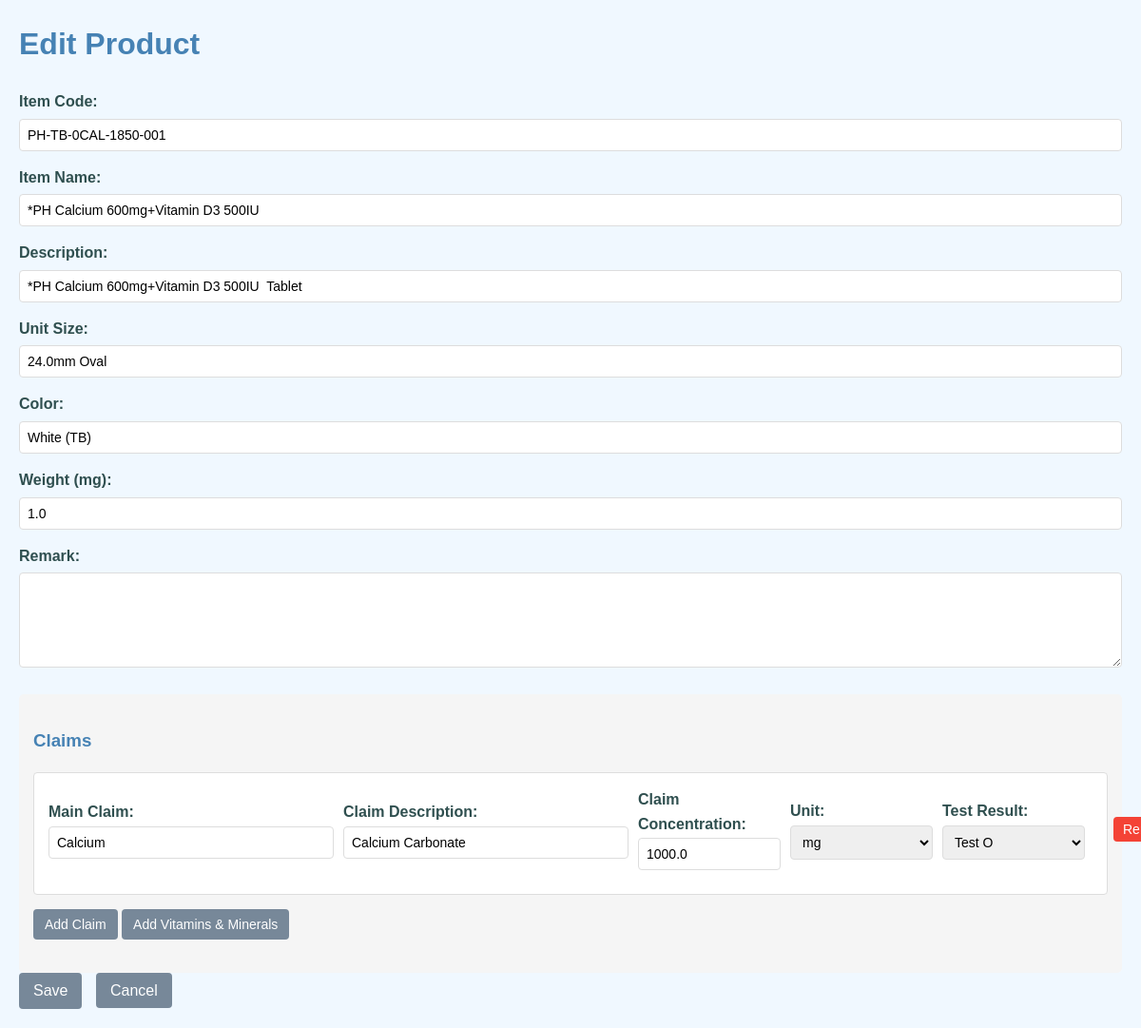
The app's page /edit/PH-TB-0CAL-1850-001 (signed in), older data.
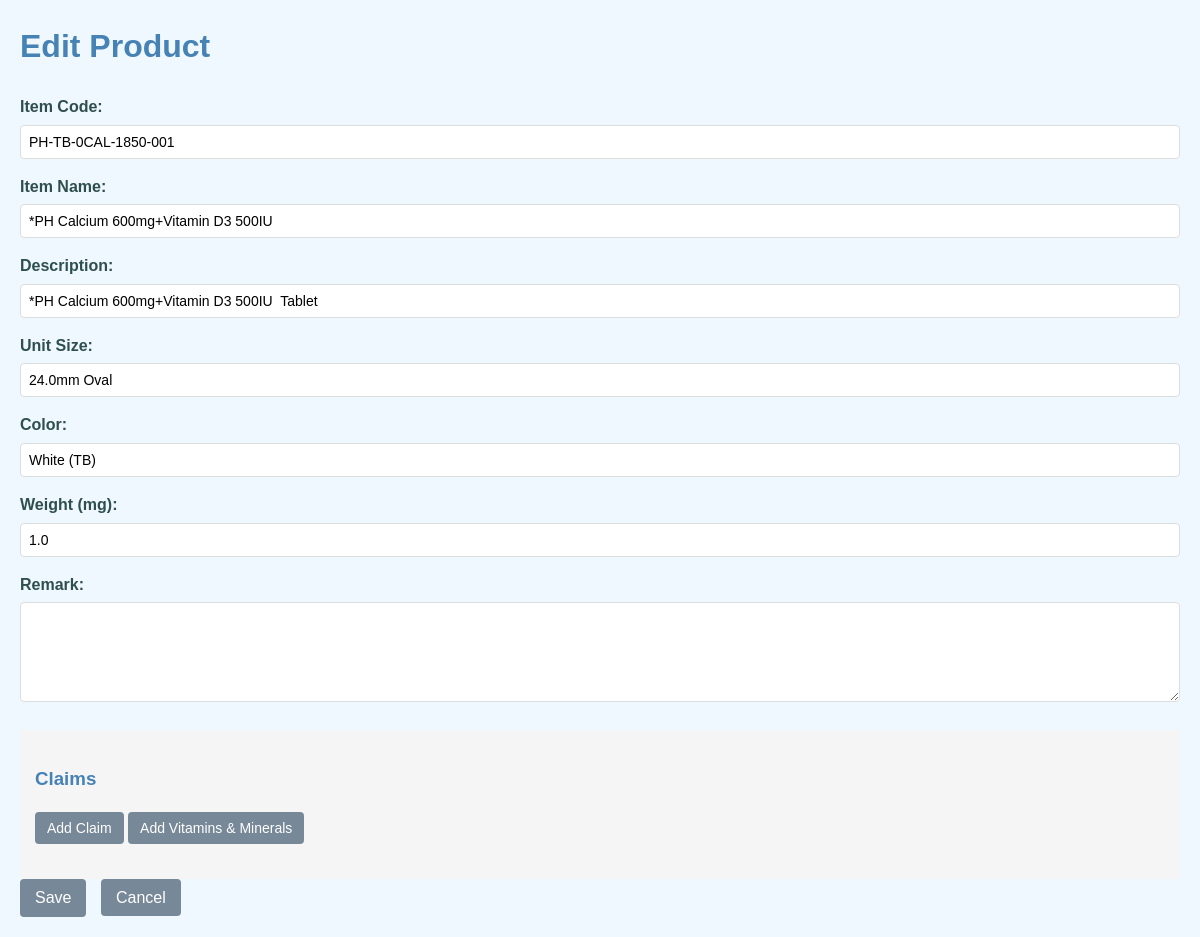
The same page, newer data.
### tables this page shows
CREATE TABLE claims (
            id INTEGER PRIMARY KEY AUTOINCREMENT,
            product_id INTEGER,
            claim_main TEXT,
            claim_description TEXT,
            claim_concentration REAL, claim_unit TEXT DEFAULT 'mg', test_result TEXT,
            FOREIGN KEY (product_id) REFERENCES products(id) ON DELETE CASCADE
        );

### app.py (the view, shortened to what this page needs)
@app.route('/edit/<item_code>', methods=['GET', 'POST'])
def edit_product(item_code):
    if "role" not in session or session["role"] not in ['admin', 'master']:
        flash("권한이 없습니다.", "danger")
        return redirect(url_for("index"))
    db = get_db()
    cursor = db.cursor()
    if request.method == 'GET':
        cursor.execute('SELECT * FROM products WHERE item_code = ?', (item_code,))
        product = cursor.fetchone()
        if not product:
            flash("해당 제품을 찾을 수 없습니다.", "danger")
            cursor.close()
            return redirect(url_for("index"))
        cursor.execute('''
        SELECT claim_main, claim_description, claim_concentration, claim_unit, test_result
        FROM claims
        LEFT JOIN products ON claims.product_id = products.id
        WHERE products.item_code = ?
        ''', (item_code,))
        claims = cursor.fetchall()
        claim_unit_options = ['mg', 'mcg', 'IU', 'mga-TE', 'mgRAE', 'mcgRAE', 'mgNE', 'mcgNE', 'mgDFE', 'mcgDFE']
        test_result_options = ['Test O', 'Test X', 'Input']
        if 'filter_url' not in session or request.referrer and 'edit' not in request.referrer:
            session['filter_url'] = request.referrer  # 필터 적용된 목록 페이지 저장
        return render_template('edit.html', product=product, claims=claims, claim_unit_options=claim_unit_options, test_result_options=test_result_options)

### app.py (called while the page is built)
@app.before_request
def before_request_func():
    global app_initialized
    if not app_initialized:
        with app.app_context():
            initialize_database()
            load_configurations()
        app_initialized = True

@app.before_request
def require_login():
    allowed_routes = ["login", "autocomplete", "static"]
    if "role" not in session and request.endpoint not in allowed_routes and not request.path.startswith('/static'):
        return redirect(url_for("login"))

def get_db():
    db = getattr(g, '_database', None)
    if db is None:
        db = g._database = sqlite3.connect(DB_FILE_PATH)
        db.row_factory = sqlite3.Row  # 컬럼명으로 접근 가능하도록 설정
    return db

@app.teardown_appcontext
def close_connection(exception):
    db = getattr(g, '_database', None)
    if db is not None:
        db.close()

### templates/edit.html (shortened to what the changed rows need)
<!DOCTYPE html>
<html lang="en">
<head>
    <link rel="stylesheet" href="https://code.jquery.com/ui/1.12.1/themes/base/jquery-ui.css">
    <link href="https://cdnjs.cloudflare.com/ajax/libs/select2/4.0.13/css/select2.min.css" rel="stylesheet" />
</head>
<body>
    <h1>Edit Product</h1>
    {% set role = session.get("role", "viewer") %}
    <form method="post">
        <div class="claims-container">
            <div id="claims">
                {% for claim in claims %}
                <div class="claim">
                    <div class="claim-fields">
                        <div class="form-group">
                            <label>Main Claim:</label>
                            <input type="text" name="claim_main[]" class="claim-main-input"
                                value="{{ claim.claim_main }}" >
                        </div>
                        <div class="form-group">
                            <label>Claim Description:</label>
                            <input type="text" name="claim_description[]" class="claim-description-input"
                                value="{{ claim.claim_description }}" >
                        </div>
                        <div class="form-group">
                            <label>Claim Concentration:</label>
                            <input type="number" name="claim_concentration[]" step="any" value="{{ claim.claim_concentration }}"
                                {% if role not in ['master', 'admin'] %}readonly class="readonly"{% endif %}>
                        </div>
                        <div class="form-group">
                            <label>Unit:</label>
                            <select name="claim_unit[]" >
                                <option value="mg" {% if claim.claim_unit == 'mg' %}selected{% endif %}>mg
                                </option>
                            </select>
                        </div>
                        <div class="form-group">
                            <label>Test Result:</label>
                            <select name="test_result[]" >
                                <option value="Test O" {% if claim.test_result == 'Test O' %}selected{% endif %}>Test O
                                </option>
                            </select>
                        </div>
                        {% if role in [ "admin","master"] %}
                        <button type="button" class="remove-claim" onclick="removeClaim(this)">Remove</button>
                        {% endif %}
                    </div>
                </div>
                {% endfor %}
            </div>
        </div>
    </form>
</body>
</html>

Row changes from the older to the newer data that the page shows:
removed claims: claim_main "Calcium", claim_description "Calcium Carbonate", claim_concentration "1000.0", claim_unit "mg", test_result "Test O"
